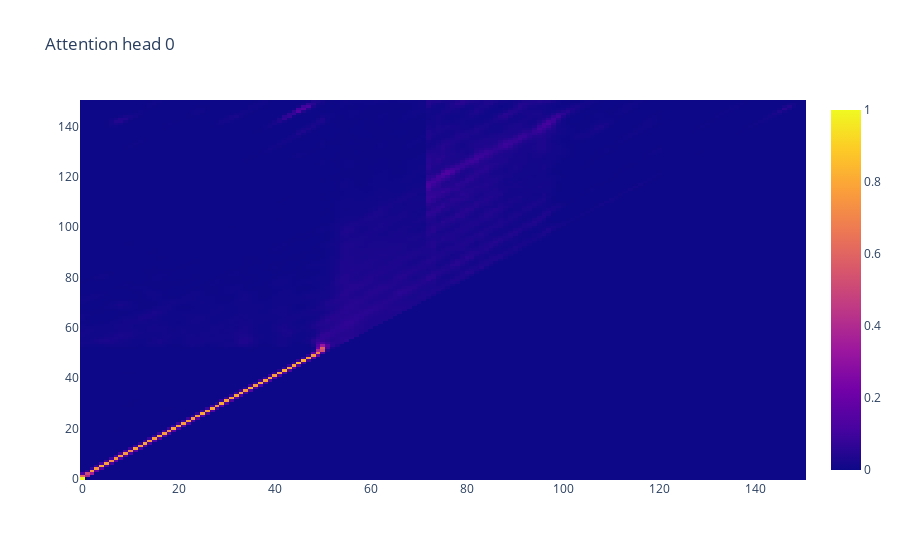
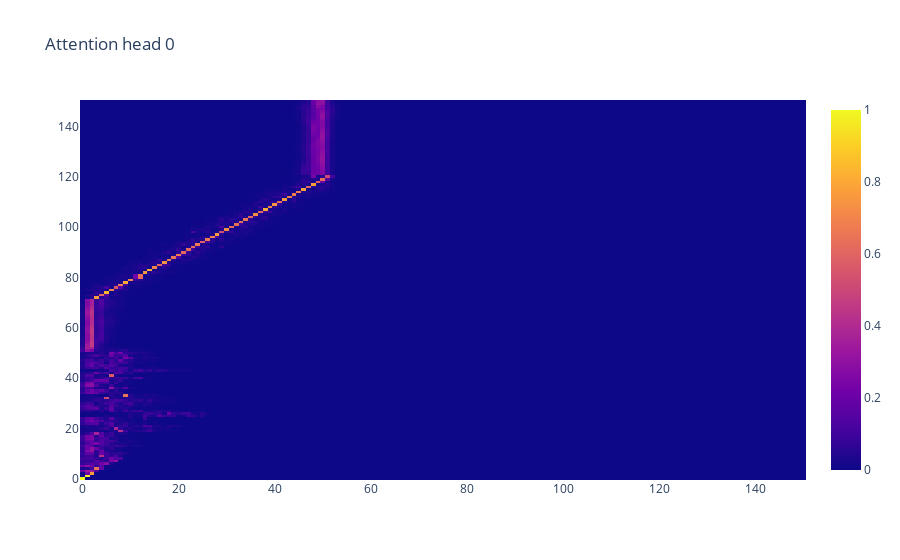

The notebook cell saved with these charts, in order:
### Code cell
for head in range(h):
    # view layer 0
    head_attn = model.layers[0].attn.layer_fn.cache['attn'][0, head] # (vocab_size, vocab_size)
    plotly_fig = go.Figure(data=go.Heatmap(z=head_attn.numpy()))
    plotly_fig.update_layout(title=f'Attention head {head}')
    pyo.iplot(plotly_fig)

for head in range(h):
    # view layer 1
    head_attn = model.layers[1].attn.layer_fn.cache['attn'][0, head] # (vocab_size, vocab_size)
    plotly_fig = go.Figure(data=go.Heatmap(z=head_attn.numpy()))
    plotly_fig.update_layout(title=f'Attention head {head}')
    pyo.iplot(plotly_fig)

### Figure 1 — Plotly figure (JSON) as saved in the notebook; plotly's stock layout.template omitted (floating-point values rounded to 4 significant figures; data arrays with more than 128 entries replaced by an {"elided": "..."} marker saying what was removed)
{"data": [{"type": "heatmap", "z": {"elided": "151x151 float values"}}], "layout": {"title": {"text": "Attention head 0"}}}

### Figure 2 — Plotly figure (JSON) as saved in the notebook; plotly's stock layout.template omitted (floating-point values rounded to 4 significant figures; data arrays with more than 128 entries replaced by an {"elided": "..."} marker saying what was removed)
{"data": [{"type": "heatmap", "z": {"elided": "151x151 float values"}}], "layout": {"title": {"text": "Attention head 0"}}}
